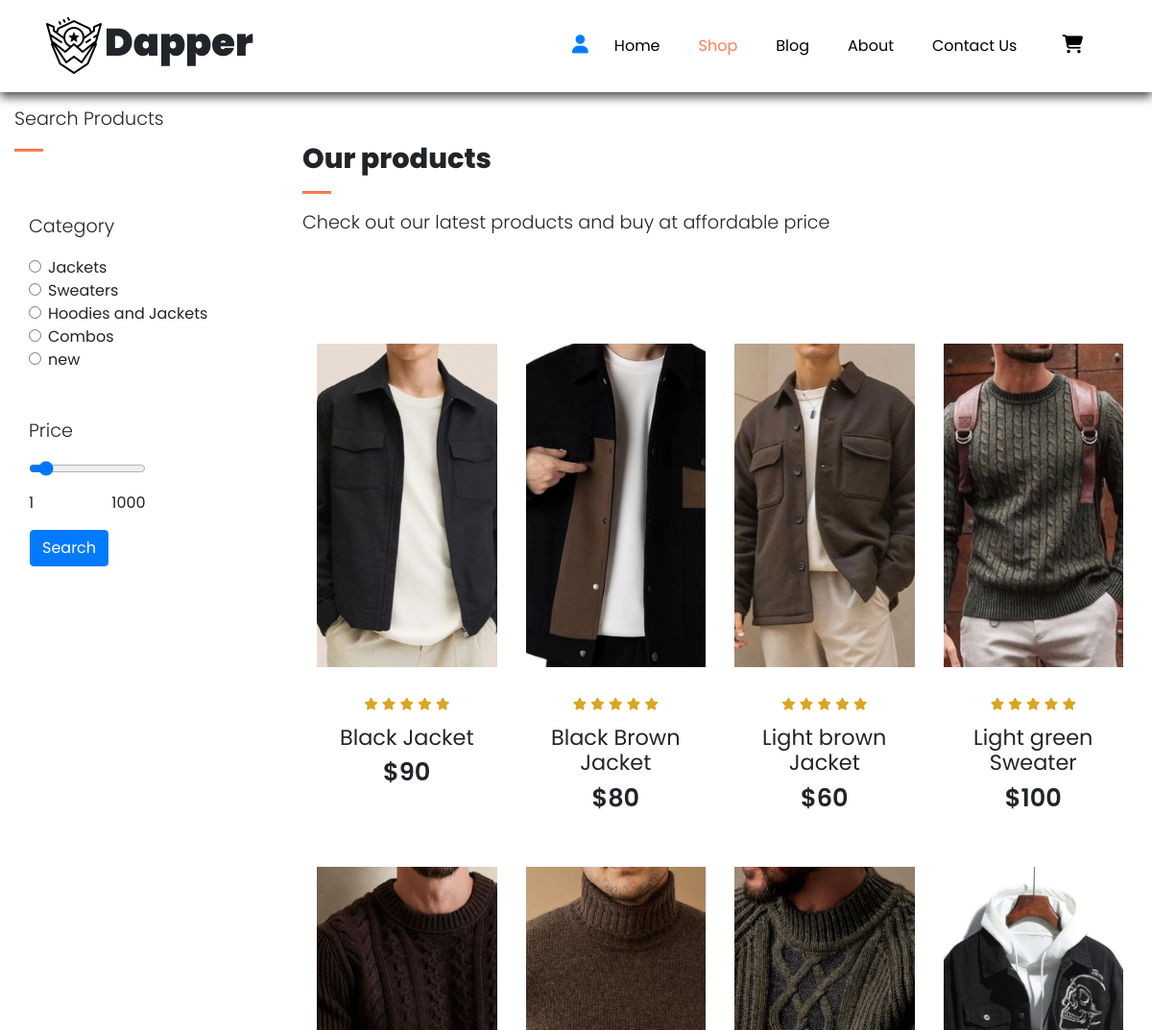
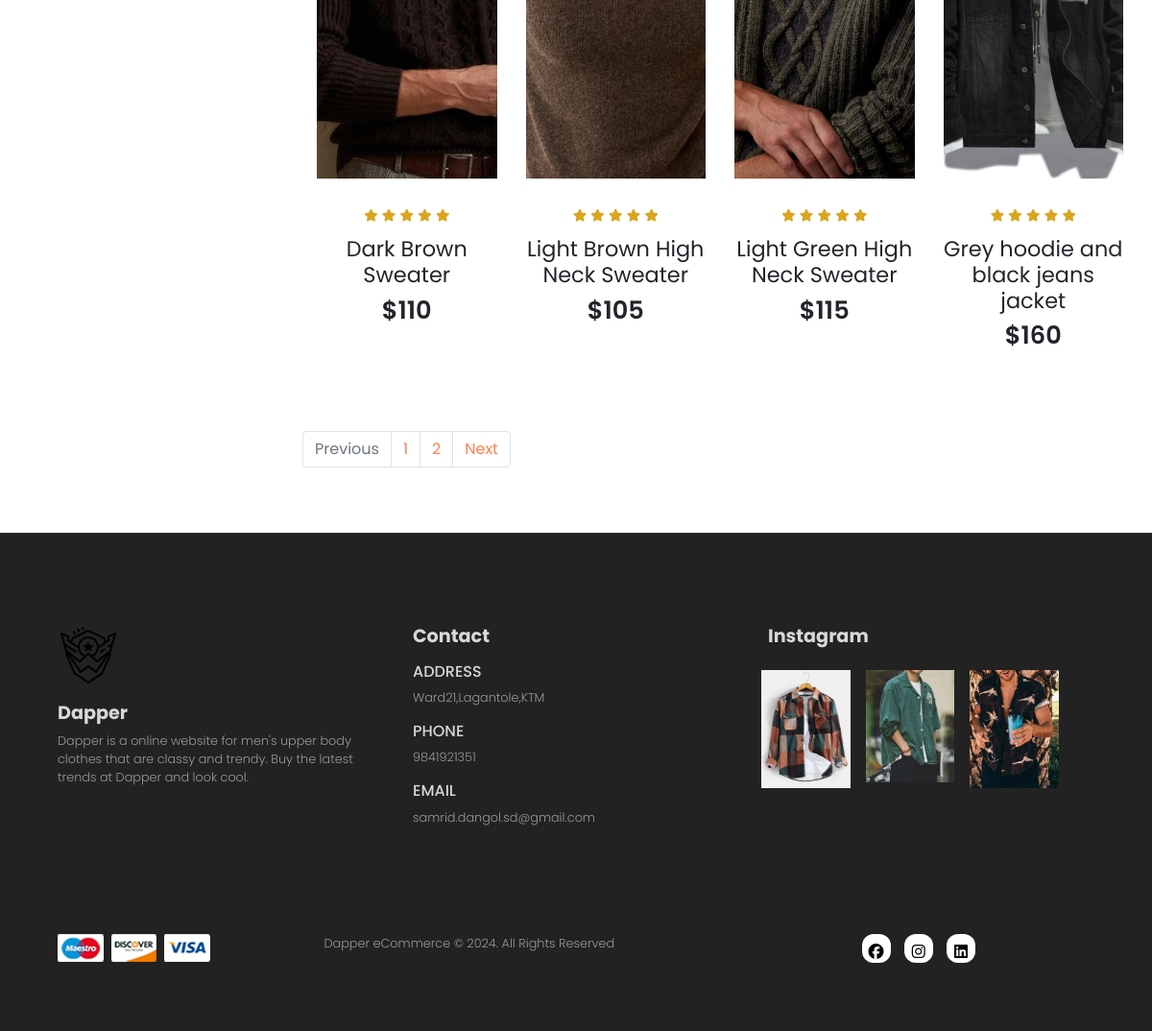
The page /shop.php on the database its author committed (2 pictures, top to bottom).
### tables this page shows
CREATE TABLE `products` (
  `product_id` int(100) NOT NULL,
  `product_name` varchar(100) NOT NULL,
  `product_price` int(100) NOT NULL,
  `product_description` varchar(255) NOT NULL,
  `product_image` varchar(100) NOT NULL,
  `product_category` varchar(100) NOT NULL
);

### shop.php (the view, shortened to what this page needs)
<?php
include("server/connection.php");
if(isset($_POST['search'])){
  if(isset($_GET['page_no']) && $_GET['page_no'] != "") {
    $page_no = $_GET['page_no'];
  }else{
    $page_no = 1;
  }
  $category = $_POST['category'];
  $price = $_POST['price'];
  $stmt1 = $conn->prepare("SELECT COUNT(*) As total_records FROM products WHERE product_category =? AND product_price<=?");
  $stmt1->bind_param('si',$category,$price);
  $stmt1->execute();
  $stmt1->bind_result($total_records);
  $stmt1->store_result();
  $stmt1->fetch();
  $stmt = $conn->prepare("SELECT * from products WHERE product_category = ? AND product_price <= ?");
  $stmt->bind_param('si',$category,$price);
  $stmt->execute();
  $products = $stmt->get_result();
  $total_records_per_page = 8;
  $offset = ($page_no-1) * $total_records_per_page;
  $previous_page = $page_no - 1;
  $next_page = $page_no + 1;
  $adjacents = "2";
  $total_number_of_pages = ceil($total_records/$total_records_per_page);
  $stmt2 = $conn->prepare("SELECT * FROM products WHERE product_category=? AND product_price<=? LIMIT $offset,$total_records_per_page");
  $stmt2->bind_param('si',$category,$price);
  $stmt2->execute();
  $products = $stmt2->get_result();
}else{
  if(isset($_GET['page_no']) && $_GET['page_no'] != "") {
    $page_no = $_GET['page_no'];
  }else{
    $page_no = 1;
  }
  $stmt1 = $conn->prepare("SELECT COUNT(*) As total_records FROM products");
  $stmt1->execute();
  $stmt1->bind_result($total_records);
  $total_records_per_page = 8;
  $offset = ($page_no-1) * $total_records_per_page;
  $total_number_of_pages = ceil($total_records/$total_records_per_page);
  $stmt2 = $conn->prepare("SELECT * FROM products LIMIT $offset,$total_records_per_page");
  $stmt2->execute();
  $products = $stmt2->get_result();
}
?>
<!DOCTYPE html>
<html lang="en">
<head>
    <link rel="stylesheet" href="https://cdn.jsdelivr.net/npm/bootstrap@4.1.3/dist/css/bootstrap.min.css">
    <link rel="stylesheet" href="style.css">
    <link rel="stylesheet" href="https://cdnjs.cloudflare.com/ajax/libs/font-awesome/6.5.1/css/all.min.css" />
    <link rel="stylesheet" href="style.css">
</head>
<body>
      <nav class="navbar navbar-expand-lg navbar-light bg-white py-3 fixed-top">
        <div class="container">
          <img src="img/logo.png">
          <h1><b>Dapper</b></h1>
          <div class="collapse navbar-collapse" id="navbarSupportedContent">
            <ul class="navbar-nav ml-auto">
              <li class="nav-item">
                <a href="account.php"><i class="fa-solid fa-user"></i></a>
              </li>
              <li class="nav-item">
                <a class="nav-link" href="index.php">Home</a>
              </li>
              <li class="nav-item">
                <a class="nav-link active" href="shop.php">Shop</a>
              </li>
              <li class="nav-item">
                <a class="nav-link" href="blog.html">Blog</a>
              </li>
              <li class="nav-item">
                <a class="nav-link" href="about.html">About</a>
              </li>
              <li class="nav-item">
                <a class="nav-link" href="contact.html">Contact Us</a>
              </li>
              <li class="nav-item">
                <a class="nav-link" href="cart.php">
                  <i class="fa-solid fa-cart-shopping"></i></a>
              </li>
          </div>
        </div>
      </nav>
      <section id="search" class="my-5 py-3 ms-2">
        <div class="container mt-5 py-5">
          <p>Search Products</p>
          <hr>
        </div>
        <form action="shop.php" method="POST">
        <div class="row mx-auto container">
          <div class="col-lg-12 col-md-12 col-12">
            <p>Category</p>
            <div class="form-check">
              <input class="form-check-input" value="Jacket" type="radio" name="category" id="category-one" <?php if(isset($category) && $category=='Jacket'){echo 'checked';}?>>
              <label class="form-check-label" for="flexRadioDefault1">
                Jackets
              </label>
            </div>
            <div class="form-check">
              <input class="form-check-input" value="Sweater" type="radio" name="category" id="category-one" <?php if(isset($category) && $category=='Sweater'){echo 'checked';}?>>
              <label class="form-check-label" for="flexRadioDefault2">
                Sweaters
              </label>
            </div>
            <div class="form-check">
              <input class="form-check-input" value="Hoodies and Jackets" type="radio" name="category" id="category-one" <?php if(isset($category) && $category=='Hoodies and Jackets'){echo 'checked';}?>>
              <label class="form-check-label" for="flexRadioDefault2">
                Hoodies and Jackets
              </label>
            </div>
            <div class="form-check">
              <input class="form-check-input" value="Combos" type="radio" name="category" id="category-one" <?php if(isset($category) && $category=='Combos'){echo 'checked';}?>>
              <label class="form-check-label" for="flexRadioDefault2">
                Combos
              </label>
            </div>
            <div class="form-check">
              <input class="form-check-input" value="new" type="radio" name="category" id="category-one" <?php if(isset($category) && $category=='new'){echo 'checked';}?>>
              <label class="form-check-label" for="flexRadioDefault2">
                new
              </label>
            </div>
          </div>
        </div>
        <div class="row  mx-auto container mt-5">
          <div class="col-lg-12 col-md-12 col-sm-12">
            <p>Price</p>
            <input type="range" class="form-group w-50" name="price" value="<?php if(isset($price)){echo $price;}else{echo "100";}?>" min="1" max="1000" id="customRange2"/>
            <div class="w-50">
              <span style="float: left;">1</span>
              <span style="float: right;">1000</span>
            </div>
          </div>
        <div>
        <div class="form-group my-3 mx-3">
          <input type="submit" name="search" value="Search" class="btn btn-primary">
        </div>
      </form>
      </section>
      <section id="shop-products" class="my-5 py-1">
        <div class="container mt-5 py-5">
          <h3>Our products</h3>
          <hr>
          <p>Check out our latest products and buy at affordable price</p>
        </div>
        <div class="row mx-auto container">
        <?php while($row= $products->fetch_assoc()){ ?>
          <div class="product my-5 text-center col-lg-3 col-md-4 col-12">
            <img class="img-fluid mb-3" src="img/clothes/<?php echo $row['product_image']; ?>">
            <div class="star">
              <i class="fa-solid fa-star"></i>
              <i class="fa-solid fa-star"></i>
              <i class="fa-solid fa-star"></i>
              <i class="fa-solid fa-star"></i>
              <i class="fa-solid fa-star"></i>
            </div>
            <h5 class="p-name"><?php echo $row['product_name']; ?></h5>
            <h4 class="p-price">$<?php echo $row['product_price']; ?></h4>
          </div>
          <?php } ?>
          <nav aria-label="Page navigation example" class="mt-5">
            <ul class="pagination mt-5">
              <li class="page-item <?php if($page_no<=1){echo 'disabled';}?>">
                <a class="page-link" href="<?php if($page_no <=1){echo '#';}else{echo "?page_no=".($page_no-1);} ?>">Previous</a>
              </li>
              <li class="page-item"><a class="page-link" href="?page_no=1">1</a></li>
              <li class="page-item"><a class="page-link" href="?page_no=2">2</a></li>
              <li class="page-item <?php if($page_no>= $total_number_of_pages){echo 'disabled';} ?>">
                <a class="page-link" href="<?php if($page_no >= $total_number_of_pages) {echo '#';}else{ echo "?page_no=".($page_no+1);}?>">Next</a></li>
            </ul>
          </nav>
        </div>
      </section>
      <footer class="mt-5 py-5">
        <div class="row container mx-auto py-5">
          <div class="footer-one col-lg-4 col-md-6 col-12">
            <img src="img/logo.png">  <h4 class="pt-3">Dapper</h4>
            <p>Dapper is a online website for men's upper body clothes that are classy and trendy. Buy the latest trends at Dapper and look cool.</p>
          </div>
          <div class="footer-one col-lg-4 col-md-6 col-12">
            <h4 class="pb-2">Contact</h4>
            <div>
              <h6 class="text-uppercase">Address</h6>
              <p>Ward21,Lagantole,KTM</p>
            </div>
            <div>
              <h6 class="text-uppercase">Phone</h6>
              <p>9841921351</p>
            </div>
            <div>
              <h6 class="text-uppercase">Email</h6>
              <p>samrid.dangol.sd@gmail.com</p>
            </div>
          </div>
          <div class="footer-one col-lg-4 col-md-6 col-12">
            <h4 class="pb-2">Instagram</h4>
            <div class="row">
              <img class="img-fluid w-25 h-100 m-2" src="img/clothes/9.jpg">
              <img class="img-fluid w-25 h-100 m-2" src="img/clothes/15.jpg">
              <img class="img-fluid w-25 h-100 m-2" src="img/clothes/17.jpg">
            </div>
          </div>
        </div>
        <div class="copyright mt-5">
          <div class="row container mx-auto">
            <div class="col-lg-3 col-md-6 col-12 mb-4">
              <img src="img/payment.png">
            </div>
            <div class="col-lg-6 col-md-6 col-12 text-nowrap mb-2">
              <p>Dapper eCommerce © 2024. All Rights Reserved</p>
            </div>
            <div class="col-lg-2 col-md-6 col-12">
              <a href="#"><i class="fa-brands fa-facebook"></i></a>
              <a href="#"><i class="fa-brands fa-instagram"></i></a>
              <a href="#"><i class="fa-brands fa-linkedin"></i></a>
            </div>
          </div>
        </div>
      </footer>
</body>
</html>

### style.css (style rules this page uses)
* { margin: 0; padding: 0; box-sizing: border-box; }
body { font-family: 'Poppins', sans-serif; }
h1 { font-size: 2.5rem; font-weight: 700; }
h3 { font-size: 1.8rem; font-weight: 800; }
h4 { font-size: 1.6rem; font-weight: 600; }
h5 { font-size: 1.4rem; font-weight: 400; }
h6 { font-size: 1.2rem; font-weight: 400; color: black; }
p { font-size: 1.2rem; font-weight: 300; }
hr { width: 30px; height: 2px; background-color: coral; }
.star { padding: 10px 0; }
.star i { font-size: 0.8rem; color: goldenrod; }
.navbar { font-size: 16px; top: 0; left: 0; box-shadow: 0 5px 10px rgba(0, 0, 0, 0.7); }
.navbar-light .navbar-nav .nav-link { padding: 0 20px; color: black; transition: 0.3s ease; }
.navbar-light .navbar-nav .nav-link:hover, .navbar i:hover, .navbar-light .navbar-nav .nav-link.active, .navbar i.active { color: coral }
.navbar i { font-size: 1.2rem; padding: 0 7px; cursor: pointer; transition: 0.3s; }
.product { cursor: pointer; margin-bottom: 2rem; }
.product img { transition: 0.3s all; }
#search { left:0; position:fixed; top: -50px; }
#shop-products { padding-left: 300px; }
#shop-products img { width: 100%; height: 75%; background-position: center center; position: relative; }
footer { background-color: #222222; }
footer h4 { color: #D8D8D8; font-weight: 700; font-size: 1.2rem; }
footer p { color: #999; font-size: 0.8rem; }
footer h6 { color: #D8D8D8; font-weight: 500; font-size: 1rem; }
footer .copyright a { color: #000; width: 30px; height: 30px; background-color: #fff; display:inline-block; text-align: center; line-height: 38px; border-radius: 40%; transition: 0.3s ease; margin: 0 5px; }

### shop.php (style rules this page uses)
.product img { width: 100%; height: auto; box-sizing: border-box; object-fit: cover; }
.pagination a { color: coral; }

### rows shown on the page
products: product_image (picture), product_name "Black Jacket", product_price "90"
products: product_image (picture), product_name "Black Brown Jacket", product_price "80"
products: product_image (picture), product_name "Light brown Jacket", product_price "60"
products: product_image (picture), product_name "Light green Sweater", product_price "100"
products: product_image (picture), product_name "Dark Brown Sweater", product_price "110"
products: product_image (picture), product_name "Light Brown High Neck Sweater", product_price "105"
products: product_image (picture), product_name "Light Green High Neck Sweater", product_price "115"
products: product_image (picture), product_name "Grey hoodie and black jeans jacket", product_price "160"
